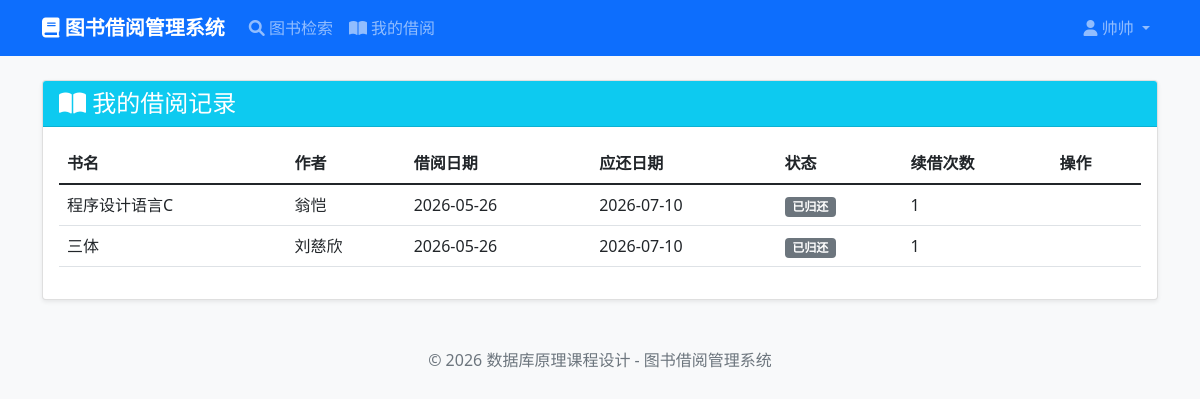
/my_borrow (signed in), run on the app's committed database.
### models.py (models this page shows, shortened)
class User(UserMixin, db.Model):
    __tablename__ = 'users'
    id = db.Column(db.Integer, primary_key=True)
    username = db.Column(db.String(80), unique=True, nullable=False)
    password = db.Column(db.String(200), nullable=False)
    real_name = db.Column(db.String(50), nullable=False)
    email = db.Column(db.String(120), unique=True)
    library_card = db.Column(db.String(20), unique=True, nullable=False)
    role = db.Column(db.String(20), default='user')
    max_borrow = db.Column(db.Integer, default=5)
    borrow_records = db.relationship('BorrowRecord', backref='user', lazy=True)
    def is_admin(self):
        return self.role == 'admin'

class BorrowRecord(db.Model):
    __tablename__ = 'borrow_records'
    id = db.Column(db.Integer, primary_key=True)
    user_id = db.Column(db.Integer, db.ForeignKey('users.id'), nullable=False)
    book_id = db.Column(db.Integer, db.ForeignKey('books.id'), nullable=False)
    borrow_date = db.Column(db.DateTime, default=datetime.now)
    due_date = db.Column(db.DateTime, nullable=False)
    return_date = db.Column(db.DateTime, nullable=True)
    status = db.Column(db.String(20), default='borrowed')
    renew_count = db.Column(db.Integer, default=0)
    def is_overdue(self):
        if self.status == 'borrowed' and datetime.now() > self.due_date:
            return True
        return False

class Book(db.Model):
    __tablename__ = 'books'
    id = db.Column(db.Integer, primary_key=True)
    title = db.Column(db.String(200), nullable=False)
    author = db.Column(db.String(100), nullable=False)
    isbn = db.Column(db.String(20), unique=True, nullable=False)
    publisher = db.Column(db.String(100))
    price = db.Column(db.Float)
    total_copies = db.Column(db.Integer, default=1)
    available_copies = db.Column(db.Integer, default=1)
    category_id = db.Column(db.Integer, db.ForeignKey('categories.id'), nullable=False)
    borrow_records = db.relationship('BorrowRecord', backref='book', lazy=True)

### app.py (the view)
@app.route('/my_borrow')
@login_required
def my_borrow():
    records = BorrowRecord.query.filter_by(user_id=current_user.id).order_by(BorrowRecord.borrow_date.desc()).all()
    return render_template('my_borrow.html', records=records)

### app.py (called while the page is built)
@login_manager.user_loader
def load_user(user_id):
    return User.query.get(int(user_id))

### templates/my_borrow.html (shortened to what this page needs)
{% extends "base.html" %}
{% block content %}
<div class="card">
    <div class="card-header bg-info text-white"><h4 class="mb-0"><i class="fas fa-book-open"></i> 我的借阅记录</h4></div>
    <div class="card-body">
        <table class="table">
            <thead><tr><th>书名</th><th>作者</th><th>借阅日期</th><th>应还日期</th><th>状态</th><th>续借次数</th><th>操作</th></tr></thead>
            <tbody>
                {% for record in records %}
                <tr>
                    <td>{{ record.book.title }}</td>
                    <td>{{ record.book.author }}</td>
                    <td>{{ record.borrow_date.strftime('%Y-%m-%d') }}</td>
                    <td class="{% if record.is_overdue() %}text-danger{% endif %}">{{ record.due_date.strftime('%Y-%m-%d') }}{% if record.is_overdue() %} <span class="badge bg-danger">逾期</span>{% endif %}</td>
                    <td>{% if record.status == 'borrowed' %}<span class="badge bg-warning">借阅中</span>{% else %}<span class="badge bg-secondary">已归还</span>{% endif %}</td>
                    <td>{{ record.renew_count }}</td>
                    <td>
                    </td>
                </tr>
                {% else %}
                <tr><td colspan="7" class="text-center">暂无借阅记录</td></tr>
                {% endfor %}
            </tbody>
        </table>
    </div>
</div>
{% endblock %}

### templates/base.html (shortened to what this page needs)
<!DOCTYPE html>
<html lang="zh-CN">
<head>
    <link href="https://cdn.jsdelivr.net/npm/bootstrap@5.1.3/dist/css/bootstrap.min.css" rel="stylesheet">
    <link rel="stylesheet" href="https://cdnjs.cloudflare.com/ajax/libs/font-awesome/6.0.0/css/all.min.css">
</head>
<body>
    <nav class="navbar navbar-expand-lg navbar-dark bg-primary">
        <div class="container">
            <a class="navbar-brand" href="{{ url_for('index') }}"><i class="fas fa-book"></i> 图书借阅管理系统</a>
            <div class="collapse navbar-collapse" id="navbarNav">
                <ul class="navbar-nav me-auto">
                    <li class="nav-item"><a class="nav-link" href="{{ url_for('books') }}"><i class="fas fa-search"></i> 图书检索</a></li>
                    {% if current_user.is_authenticated %}
                        {% if current_user.is_admin() %}
                            <li class="nav-item"><a class="nav-link" href="{{ url_for('users') }}"><i class="fas fa-users"></i> 用户管理</a></li>
                            <li class="nav-item"><a class="nav-link" href="{{ url_for('borrow_records') }}"><i class="fas fa-list"></i> 借阅记录</a></li>
                        {% else %}
                            <li class="nav-item"><a class="nav-link" href="{{ url_for('my_borrow') }}"><i class="fas fa-book-open"></i> 我的借阅</a></li>
                        {% endif %}
                    {% endif %}
                </ul>
                <ul class="navbar-nav">
                    {% if current_user.is_authenticated %}
                        <li class="nav-item dropdown">
                            <a class="nav-link dropdown-toggle" href="#" id="userDropdown" role="button" data-bs-toggle="dropdown">
                                <i class="fas fa-user"></i> {{ current_user.real_name }}
                            </a>
                        </li>
                    {% else %}
                        <li class="nav-item"><a class="nav-link" href="{{ url_for('login') }}"><i class="fas fa-sign-in-alt"></i> 登录</a></li>
                        <li class="nav-item"><a class="nav-link" href="{{ url_for('register') }}"><i class="fas fa-user-plus"></i> 注册</a></li>
                    {% endif %}
                </ul>
            </div>
        </div>
    </nav>
    <div class="container mt-4">
        {% block content %}{% endblock %}
    </div>
    <footer class="footer"><div class="container"><span>© 2026 数据库原理课程设计 - 图书借阅管理系统</span></div></footer>
</body>
</html>

### templates/base.html (style rules this page uses)
body { background-color: #f8f9fa; }
.navbar-brand { font-weight: bold; }
.footer { margin-top: 3rem; text-align: center; color: #6c757d; }
.card { margin-bottom: 1.5rem; box-shadow: 0 0.125rem 0.25rem rgba(0,0,0,0.075); }

### data on the page
User: real_name "帅帅"
BorrowRecord: book "程序设计语言C", book.author "翁恺", borrow_date "2026-05-26", due_date "2026-07-10", status "已归还", renew_count "1"
BorrowRecord: book "三体", book.author "刘慈欣", borrow_date "2026-05-26", due_date "2026-07-10", status "已归还", renew_count "1"
